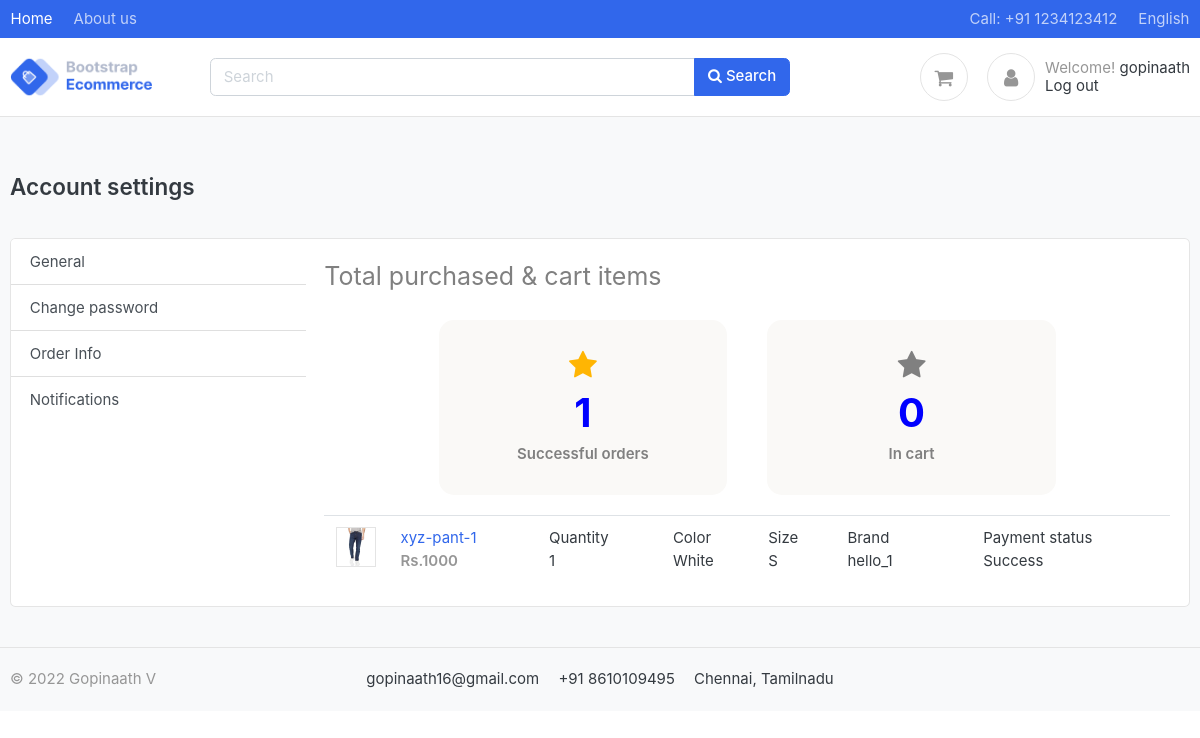
The app's page /account/dashboard/ (signed in) with its own data.
### account/models.py (models this page shows, shortened)
class Account(AbstractBaseUser):
    first_name = models.CharField(max_length=50)
    last_name = models.CharField(max_length=50)
    user_name = models.CharField(max_length=50, unique=True)
    email = models.EmailField(max_length=100, unique=True)
    phone_no = models.CharField(max_length=50)
    address_line = models.CharField(blank=True, max_length=100)
    profile_picture = models.ImageField(blank=True, upload_to='userprofile')
    date_joined= models.DateTimeField(auto_now_add=True)
    last_login = models.DateTimeField(auto_now=True)
    is_admin = models.BooleanField(default=False)
    is_staff = models.BooleanField(default=False)
    is_active = models.BooleanField(default=False)
    is_superadmin = models.BooleanField(default=False)
    USERNAME_FIELD = 'email'
    REQUIRED_FIELDS = ['user_name', 'first_name', 'last_name']
    objects = Account_Manager()

### orders/models.py (models this page shows, shortened)
class OrderProduct(models.Model):
    order = models.ForeignKey(Order, on_delete=models.CASCADE)
    payment = models.ForeignKey(Payment, on_delete=models.SET_NULL, blank=True, null=True)
    user = models.ForeignKey(Account, on_delete=models.CASCADE)
    product = models.ForeignKey(Product, on_delete=models.CASCADE)
    variations = models.ManyToManyField(Variation, blank=True)
    quantity = models.IntegerField()
    product_price = models.FloatField()
    ordered = models.BooleanField(default=False)
    created_at = models.DateTimeField(auto_now_add=True)
    updated_at = models.DateTimeField(auto_now=True)

class Payment(models.Model):
    user = models.ForeignKey(Account, on_delete=models.CASCADE)
    payment_id = models.CharField(max_length=100)
    payment_method = models.CharField(max_length=100)
    amount_paid = models.CharField(max_length=100) # this is the total amount paid
    status = models.CharField(max_length=100)
    created_at = models.DateTimeField(auto_now_add=True)

### shop/models.py (models this page shows, shortened)
class Product(models.Model):
    product_name = models.CharField(max_length=200, unique=True)
    slug = models.SlugField(max_length=200, unique=True)
    product_description = models.TextField(max_length=500, blank=True)
    product_price = models.IntegerField()
    product_images = models.ImageField(upload_to='photos/products')
    product_category = models.ForeignKey(Product_category, on_delete=models.CASCADE)
    brand=models.ForeignKey(Brands, on_delete=models.CASCADE,null=True)
    stock = models.IntegerField()
    is_available = models.BooleanField(default=True)
    created_date = models.DateTimeField(auto_now_add=True)
    modified_date = models.DateTimeField(auto_now=True)

class Variation(models.Model):
    product = models.ForeignKey(Product, on_delete=models.CASCADE)
    variation_category = models.CharField(max_length=100, choices=variation_category_choice)
    variation_value= models.CharField(max_length=100)
    is_active= models.BooleanField(default=True)
    created_date= models.DateTimeField(auto_now=True)
    objects = VariationManager()

class Brands(models.Model):
    name = models.CharField(max_length=200, unique=True)
    image = models.ImageField(upload_to='photos/Brands', blank=True)
    url = models.URLField(max_length=300, blank=True)

### account/views.py (the view)
# urls.py: path('dashboard/', views.dashboard, name='dashboard'),
@login_required(login_url = 'login')
def dashboard(request):
    cart_items = Cart_Items.objects.filter(user=request.user)
    orders = OrderProduct.objects.filter(user=request.user)
    orders_cnt=len(orders)
    cart_cnt=len(cart_items)
    context={
        'orders':orders,
        'orders_cnt':orders_cnt,
        'cart_cnt':cart_cnt,
    }
    return render(request,"Account/Dashboard.html",context)

### cart/context_processor.py (called while the page is built)
def cart_items_count(request):
    cart_cnt=0
    if request.path=='admin':
        return {}
    else:
       try:
            cart_cnt=0
            if request.user.is_authenticated:
                cart_items=Cart_Items.objects.all().filter(user=request.user)
            else:
                cart=Cart.objects.filter(cart_id=_cart_id(request))
                cart_items=Cart_Items.objects.all().filter(cart=cart[:1])
            for cart_item in cart_items:
                cart_cnt += cart_item.quantity
       except Cart.DoesNotExist:
           cart_cnt=0
    return dict(cart_cnt=cart_cnt)

### product_category/context_processor.py (called while the page is built)
def category_links(request):
    links=Product_category.objects.all()
    return dict(links=links)

### product_category/models.py (called while the page is built)
    def get_url(self):
        return reverse('products_by_category',args=[self.slug])

### templates/Account/Dashboard.html (shortened to what this page needs)
{% extends 'base.html' %}
{% block content %}
{% load static%}
<section class="section-conten padding-y bg">
<div class="container light-style flex-grow-1 container-p-y">
    <h4 class="font-weight-bold py-3 mb-4">
      Account settings
    </h4>
    <div class="card overflow-hidden">
      <div class="row no-gutters row-bordered row-border-light">
      {% include "Account/account_side_bar.html" %}
        <div class="col-md-9">
           <div class="tab-pane" >
              <div class="card-body pb-2">
					<label class="text" style="color: grey;font-size: 25px;">Total purchased & cart items</label>
				    <div class="row" style="display: flex;justify-content: center;">
			    <div class="col-lg-4" style="margin:20px;background-color: #faf9f7;border-radius: 15px;padding: 30px;">
					<div class="box-part text-center">
                        <i style="font-size:30px;color: #ffb503;" class="fa fa-star"></i>
                        <div class="title">
							<label class="text" style="
    font-size: 40px;
    color: blue;
    margin-bottom: 0px;
    font-weight: bolder;
">{{orders_cnt}}</label>
						</div>
						<span style="
    font-weight: 600;
    color: grey;
">Successful orders</span>
					 </div>
              </div>
				<div class="col-lg-4" style="margin:20px;background-color: #faf9f7;border-radius: 15px;padding: 30px;">
					<div class="box-part text-center">
                        <i style="font-size:30px;color: grey;" class="fa fa-star"></i>
                        <div class="title">
							<label class="text" style="
    font-size: 40px;
    color: blue;
    margin-bottom: 0px;
    font-weight: bolder;
">{{cart_cnt}}</label>
						</div>
						<span style="
    font-weight: 600;
    color: grey;
">In cart</span>
					 </div>
              </div>
            </div>
                    <table class="table table-hover">
           <tbody>
           {% for ordered_product in orders %}
			<tr>
				<td width="65">
					<img src="{{ordered_product.product.product_images.url}}" class="img-xs border">
				</td>
				<td>
					<a class="title mb-0" href="{% url 'delivery' ordered_product.order.order_number %}">{{ordered_product.product.product_name}} </a><br>
					<var class="price text-muted">Rs.{{ordered_product.product.product_price}}</var>
				</td>
				<td> Quantity <br> {{ordered_product.quantity}} </td>
				{% for item in ordered_product.variations.all %}
				<td> {{ item.variation_category | capfirst }} <br> {{ item.variation_value | capfirst }} </td>
				{% endfor %}
				<td> Brand <br> {{ordered_product.product.brand.name}} </td>
			    <td>
					<td> Payment status <br> {{ordered_product.payment.status}} </td>
				</td>
            </tr>
        {% endfor %}
           </tbody>
           </table>
			</div>
            </div>
          </div>
    </div>
        </div>
      </div>
</section>
{% endblock %}

### templates/header.html (shortened to what this page needs)
{% load static %}
<header class="section-header">
<nav class="navbar navbar-dark navbar-expand p-0 bg-primary">
<div class="container">
    <ul class="navbar-nav d-none d-md-flex mr-auto">
		<li class="nav-item"><a class="nav-link" href="{% url 'home'%}">Home</a></li>
		<li class="nav-item"><a class="nav-link" href="#">About us</a></li>
    </ul>
    <ul class="navbar-nav">
		<li  class="nav-item"><a href="#" class="nav-link"> Call: +91 1234123412 </a></li>
		<li  class="nav-item"> 	<a href="#" class="nav-link" > English </a></li>
	</ul>
  </div>
</nav>
<section class="header-main border-bottom">
	<div class="container">
<div class="row align-items-center">
	<div class="col-lg-2 col-6">
		<a href="{% url 'home'%}" class="brand-wrap">
			<img class="logo" src="{%static 'images/logo.png' %}">
		</a>
	</div>
	<div class="col-lg-6 col-12 col-sm-12">
		<form action="{% url 'search'%}" method="GET" class="search">
			<div class="input-group w-100">
			    <input type="text" class="form-control" placeholder="Search" name="key">
			    <div class="input-group-append">
			      <button class="btn btn-primary" type="submit">
			        <i class="fa fa-search"></i> Search
			      </button>
			    </div>
		    </div>
		</form>
	</div>
	<div class="col-lg-4 col-sm-6 col-12">
		<div class="widgets-wrap float-lg-right">
			{% if cart_cnt %}
			<div class="widget-header  mr-3">
				<a href="{% url 'cart' %}" class="icon icon-sm rounded-circle border"><i class="fa fa-shopping-cart"></i></a>
				<span class="badge badge-pill badge-danger notify">{{cart_cnt}}</span>
			</div>
			{% else %}
			<div class="widget-header  mr-3">
				<a href="{% url 'cart' %}" class="icon icon-sm rounded-circle border"><i class="fa fa-shopping-cart"></i></a>
			</div>
			{% endif %}
			<div class="widget-header icontext">
				<a href="{% url 'dashboard'%}" class="icon icon-sm rounded-circle border"><i class="fa fa-user"></i></a>
				<div class="text">
					<span class="text-muted">Welcome!</span>
					{% if user.is_authenticated %}
					<span>{{user.first_name}}</span>
					<div><a href="{% url 'logout'%}">Log out</a></div>
					{% else %}
					<div>
						<a href="{% url 'login'%}">Sign in</a> |
						<a href="{% url 'register'%}"> Register</a>
					</div>
					{% endif %}
				</div>
			</div>
		</div>
	</div>
</div>
	</div>
</section>
</header>

### static/css/ui.css (style rules this page uses)
html { font-family: "Inter", sans-serif; font-size: 15px; }
.icon-xs, .icon-sm, .icon-md, .icon-lg { display: inline-block; text-align: center; flex-shrink: 0; flex-grow: 0; }
.icon-sm { width: 48px; height: 48px; line-height: 48px !important; font-size: 20px; }
.img-xs, .img-sm, .img-md, .img-lg { -o-object-fit: cover; object-fit: cover; flex-shrink: 0; flex-grow: 0; }
.img-xs { width: 40px; height: 40px; }
.padding-y { padding-top: 40px; padding-bottom: 40px; }
var { font-style: normal; }
.bg { background-color: #f8f9fa; }
.header-main { position: relative; padding-top: 1rem; padding-bottom: 1rem; }
.brand-wrap .logo, .navbar-brand .logo { margin-right: 7px; max-height: 42px; display: inline-block; }
.widget-header { display: inline-block; vertical-align: middle; position: relative; }
.widget-header a { color: #343a40; }
.widget-header i { color: #969696; }
.icontext { display: inline-flex; align-items: center; vertical-align: middle; }
.icontext .text { width: 100%; line-height: 1.2; }
.icontext .icon { position: relative; margin-right: 10px; flex-shrink: 0; flex-grow: 0; }
.price { font-weight: 600; color: #212529; }

### records on screen
Account: first_name "gopinaath"
OrderProduct: product.product_images (picture), product.product_name "xyz-pant-1", product.product_price "1000", quantity "1", product.brand.name "hello_1", payment.status "Success"
Variation: variation_category "Color", variation_value "White"
Variation: variation_category "Size", variation_value "S"

### other values on screen
{{ orders_cnt }} "1"
{{ cart_cnt }} "0"
